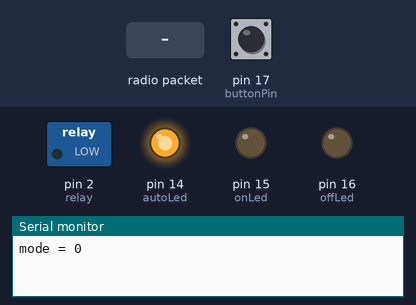
A sketch run on a simulated Arduino Uno, built with avr-gcc and run on an emulated ATmega328P. On the bench: switched loads named in the sketch (green lamp = pin HIGH), output pins drawn as LEDs (lit = HIGH), the last lines printed to the serial monitor. Dashed ring = blinking. The test bench sets the inputs (shaded band); at power-on: pin 17 (buttonPin) LOW. No radio packets arrive unless stated.

Above: at 3.4 s.
3.5 s: radio packet "mode" arrives
At 5.1 s:
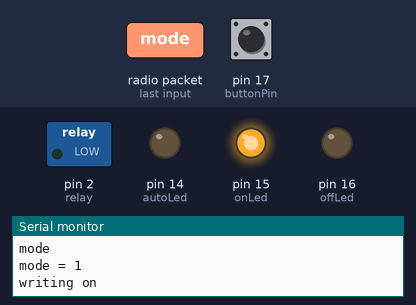
5.5 s: pin 17 (buttonPin) pulled HIGH for 1 s
At 6.9 s:
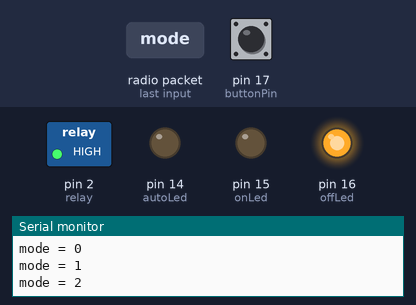
8.0 s: pin 17 (buttonPin) pulled HIGH for 0.15 s
At 8.8 s:
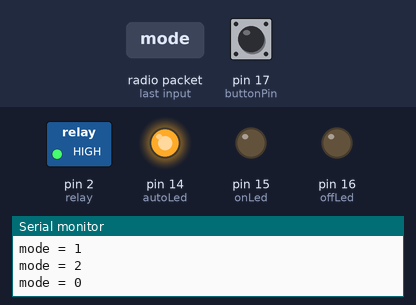
9.7 s: pin 17 (buttonPin) pulled HIGH for 3.2 s
At 10.32 s:
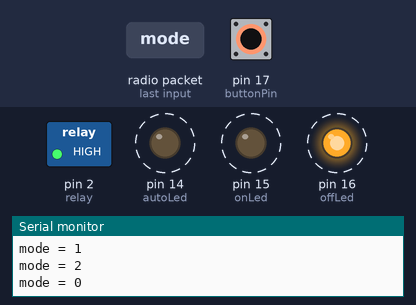
Timing chart, 0 to 14.5 s (numbered marks = the images above; inputs shaded):
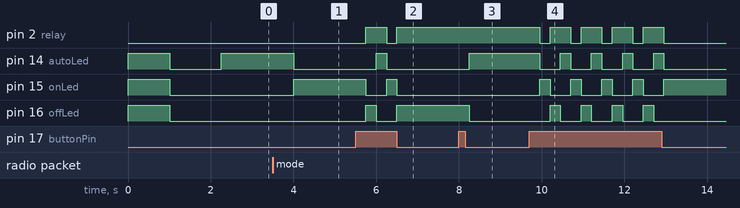

Measured:
- after the input at 3.5 s, pin 14 (autoLed): HIGH → LOW after 0.50 s; pin 15 (onLed): LOW → HIGH after 0.50 s
- after the input at 5.5 s, pin 2 (relay): LOW → HIGH after 0.25 s, → LOW 0.50 s later, → HIGH 0.25 s later; pin 14 (autoLed): LOW → HIGH after 0.50 s, → LOW 0.25 s later; pin 15 (onLed): HIGH → LOW after 0.25 s, → HIGH 0.50 s later, → LOW 0.25 s later; pin 16 (offLed): LOW → HIGH after 0.25 s, → LOW 0.25 s later, → HIGH 0.50 s later
- after the input at 8.0 s, pin 14 (autoLed): LOW → HIGH after 0.25 s; pin 16 (offLed): HIGH → LOW after 0.25 s
- after the input at 9.7 s, pin 2 (relay): alternates HIGH for 0.50 s and LOW for 0.25 s, 9 changes in all, then stays LOW, starting after 0.25 s; pin 14 (autoLed): alternates HIGH for 0.25 s and LOW for 0.50 s, 9 changes in all, then stays LOW, starting after 0.25 s

The sketch:

relay2.ino
```cpp
#include <SPI.h>
#include <nRF24L01.h>
#include <printf.h>
#include <RF24.h>
#include <RF24_config.h>

RF24 radio(9,10);

int buttonState = LOW;
int mode = 2; //0 = auto, 1 = on, 2 = off
String StrMode = "OFF";

const int myDelay = 500 ;
const int buttonPin = 17;
const int autoLed = 14;
const int onLed = 15;
const int offLed = 16;
const int relay = 2;

void setup(void)

{

  radio.begin() ;
  radio.setPALevel(RF24_PA_MAX) ;
  radio.setChannel(0x76);
  radio.openWritingPipe(0xF0F0F0F0E2LL) ;
  const uint64_t pipe = 0xE8E8F0F0E2LL ;
  radio.openReadingPipe(1, pipe) ;
  radio.enableDynamicPayloads() ;
  radio.powerUp() ;
  radio.setDataRate(RF24_250KBPS) ;

  Serial.begin(9600);

  //Set Relay
  pinMode(relay, OUTPUT);
  digitalWrite(relay, LOW);

  //Set and Test the LEDs
  pinMode(autoLed, OUTPUT);
  pinMode(onLed, OUTPUT);
  pinMode(offLed, OUTPUT);

  digitalWrite(autoLed, HIGH);
  digitalWrite(onLed, HIGH);
  digitalWrite(offLed, HIGH);
  delay(1000);
  digitalWrite(autoLed, LOW);
  digitalWrite(onLed, LOW);
  digitalWrite(offLed, LOW);
  delay(1000);

  //A3 used for the Button
  pinMode(buttonPin, INPUT);

  ModeChange();

}

  void loop(void)

{

   radio.startListening() ;
   char receivedMessage[8] = {0} ;

   if (radio.available()){
      radio.read(receivedMessage, sizeof(receivedMessage)) ;
      radio.stopListening() ;
      //SPI.write(0xE2);

      Serial.println("Received Message");

      String stringMessage(receivedMessage) ;
      Serial.println(stringMessage);

      delay(250);

      //if message = mode, perform the mode change and write message
      if (stringMessage == "mode" || stringMessage == "status"){
        if (stringMessage == "mode"){
          ModeChange();
        }
      if (mode == 0){
          char text[] = "AUTO";
          radio.write(text, sizeof(text));
          Serial.println("writing auto");
          }
      if (mode == 1){
          char text[] = "ON";
          radio.write(text, sizeof(text));
          Serial.println("writing on");
          }
      if (mode == 2){
          char text[] = "OFF";
          radio.write(text, sizeof(text));
          Serial.println("writing off");
        }
      }
    //if message = ON, check the mode and switch on if necessary
    if (stringMessage == "ON" && mode == 0){
          char text[] = "SON";
          radio.write(text, sizeof(text));
          Serial.println("writing son");
          digitalWrite(relay, LOW);
    }

   if (stringMessage == "OFF" && mode == 0){
          char text[] = "SOFF";
          radio.write(text, sizeof(text));
          Serial.println("writing soff");
          digitalWrite(relay, HIGH);
    }

   }

  // read the state of the pushbutton value:
  buttonState = digitalRead(buttonPin);
  if (buttonState == HIGH) {
    ModeChange();
  }


}

void ModeChange() {

  mode = (mode + 1) % 3;
    String mode_message = "mode = " + String(mode);
    Serial.println(mode_message);
    delay(250);


  if (mode == 0) {

    digitalWrite(autoLed, HIGH);
    digitalWrite(onLed, LOW);
    digitalWrite(offLed, LOW);
  }
  if (mode == 1) {

    digitalWrite(autoLed, LOW);
    digitalWrite(onLed, HIGH);
    digitalWrite(offLed, LOW);
    digitalWrite(relay, LOW);
  }
  if (mode == 2) {

    digitalWrite(autoLed, LOW);
    digitalWrite(onLed, LOW);
    digitalWrite(offLed, HIGH);
    digitalWrite(relay, HIGH);
  }

}
```
